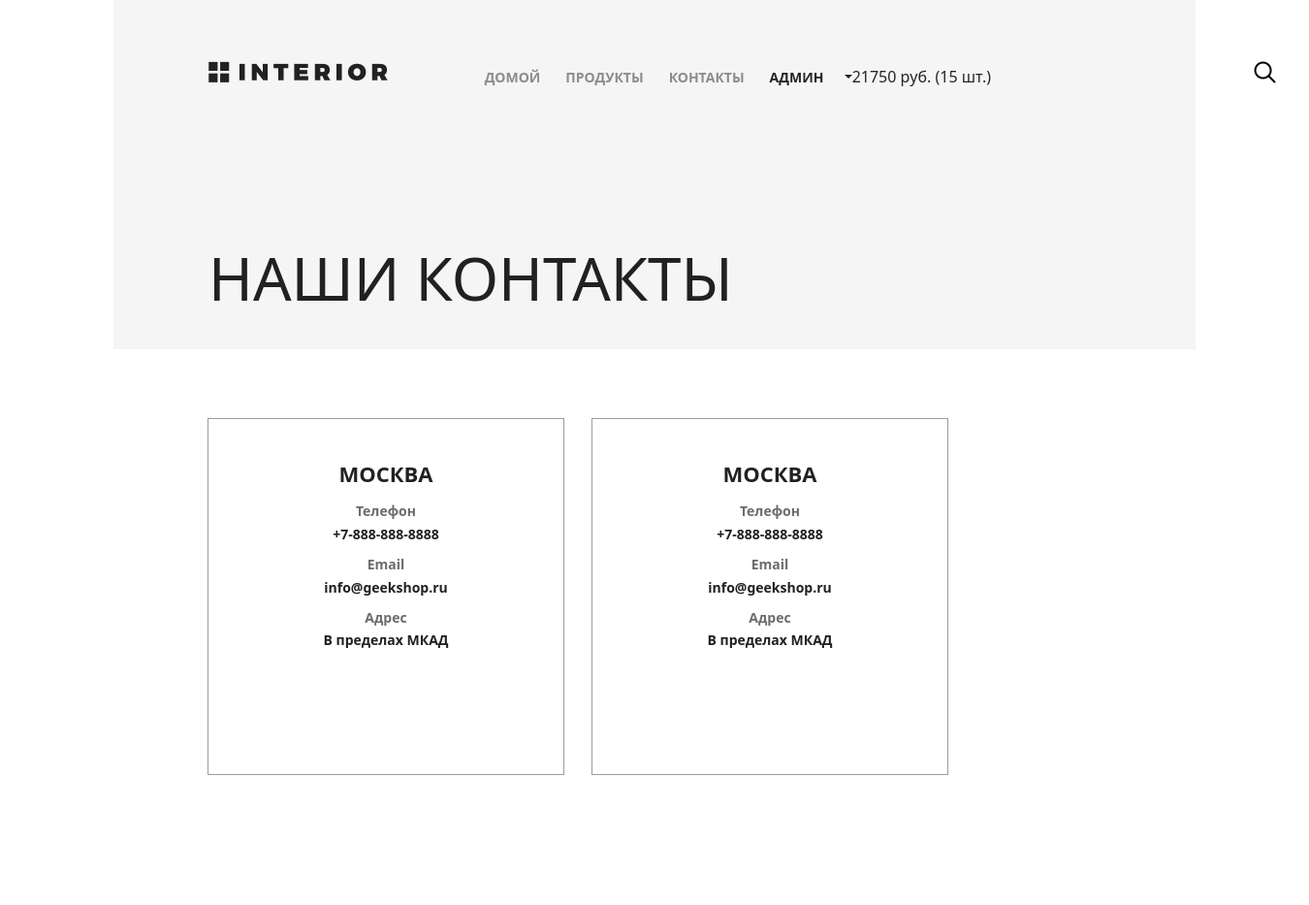
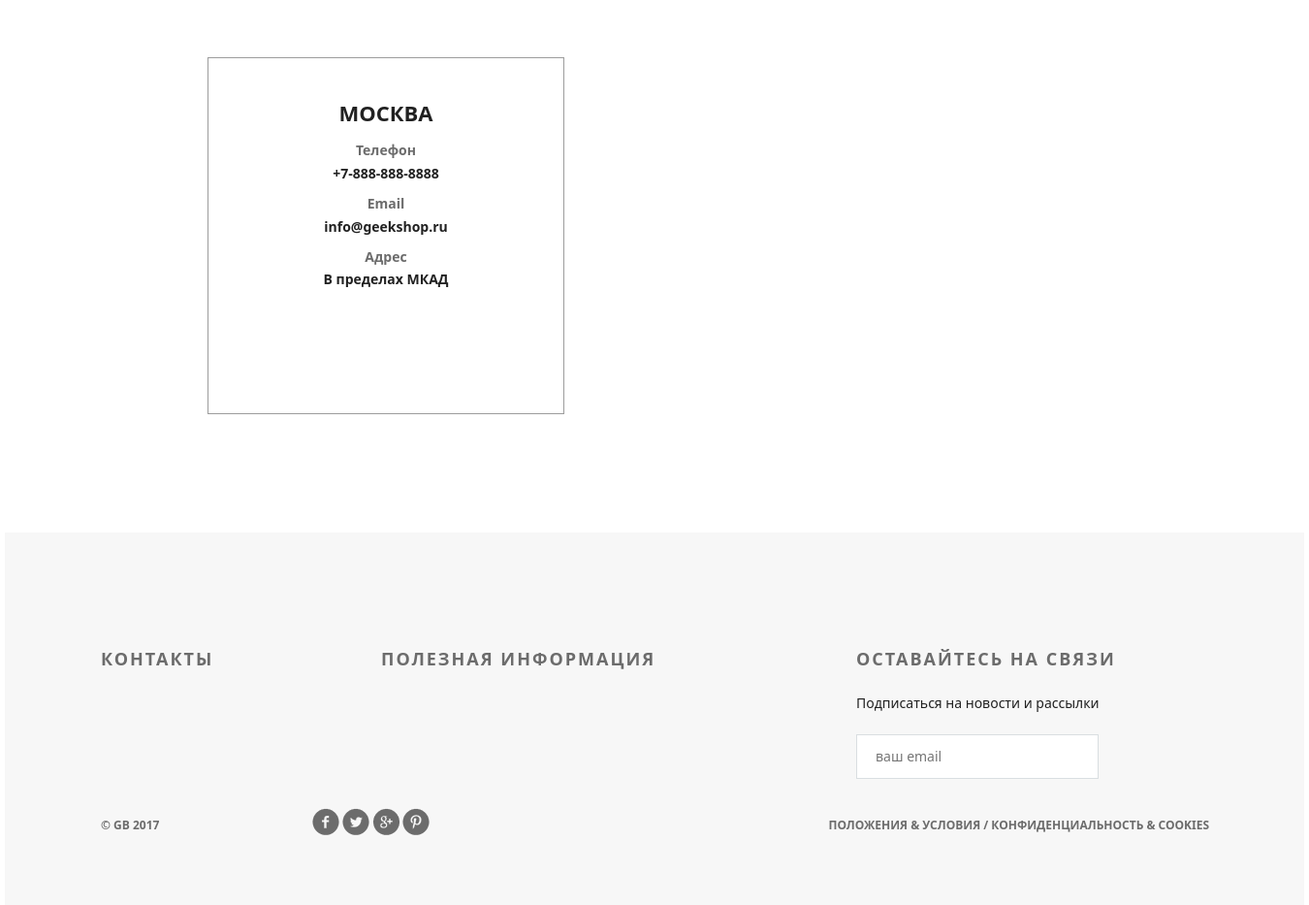
The app's page /contacts/ (signed in) with its own data (2 pictures, top to bottom).
### authapp/models.py (models this page shows)
class ShopUser(AbstractUser):
    avatar = models.ImageField(upload_to='users_avatars', blank=True)
    age = models.PositiveIntegerField(verbose_name='возраст')

### basketapp/models.py (models this page shows, shortened)
class Basket(models.Model):
    user = models.ForeignKey(
        settings.AUTH_USER_MODEL,
        on_delete=models.CASCADE,
        related_name='basket',
    )
    product = models.ForeignKey(
        Product,
        on_delete=models.CASCADE
    )
    quantity = models.PositiveIntegerField(verbose_name='количество', default=0)
    add_datetime = models.DateTimeField(verbose_name='время', auto_now_add=True)
    @property
    def product_cost(self):
        return self.product.price * self.quantity
    @property
    def total_quantity(self):
        _items = Basket.objects.filter(user=self.user)
        _totalquantity = sum(list(map(lambda x: x.quantity, _items)))
        return _totalquantity
    @property
    def total_cost(self):
        _items = Basket.objects.filter(user=self.user)
        _totalcost = sum(list(map(lambda x: x.product_cost, _items)))
        return _totalcost

### mainapp/models.py (models this page shows, shortened)
class Product(models.Model):
    category = models.ForeignKey(
        ProductCategory,
        on_delete=models.CASCADE
    )
    name = models.CharField(
        verbose_name='имя продукт',
        max_length=128
    )
    image = models.ImageField(
        upload_to='products_images',
        blank=True
    )
    short_desc = models.CharField(
        verbose_name='краткое описание',
        max_length=60,
        blank=True
    )
    description = models.TextField(
        verbose_name='описание',
        blank=True
    )
    price = models.DecimalField(
        verbose_name='цена',
        max_digits=8,
        decimal_places=2,
        default=0
    )
    quantity = models.PositiveIntegerField(
        verbose_name='количество на складе',
        default=0
    )
    is_active = models.BooleanField(
        verbose_name='активна',
        default=True
    )

### geekshop/views.py (the view)
# urls.py: path('contacts/', contacts, name='contacts'),
def contacts(request):
    basket = []
    if request.user.is_authenticated:
        basket = Basket.objects.filter(user=request.user)
    context = {
        'title': 'контакты',
        'basket': basket,
    }
    return render(request, 'geekshop/contact.html', context)

### geekshop/templates/geekshop/contact.html (shortened to what this page needs)
{% extends 'geekshop/base.html' %}
{% load static %}
{% block content %}
		<div class="hero">
            {% include 'geekshop/includes/header.html' %}
			<h1>наши контакты</h1>
		</div>
		<div class="location">
			<div class="location-1">
				<h4>Москва</h4>
				<div class="contacts">
					<h5>Телефон</h5>
					<p>+7-888-888-8888</p>
				</div>
				<div class="contacts">
					<h5>Email</h5>
					<p>info@geekshop.ru</p>
				</div>
				<div class="contacts">
					<h5>Адрес</h5>
					<p>В пределах МКАД</p>
				</div>
			</div>
			<div class="location-1">
				<h4>Москва</h4>
				<div class="contacts">
					<h5>Телефон</h5>
					<p>+7-888-888-8888</p>
				</div>
				<div class="contacts">
					<h5>Email</h5>
					<p>info@geekshop.ru</p>
				</div>
				<div class="contacts">
					<h5>Адрес</h5>
					<p>В пределах МКАД</p>
				</div>
			</div>
			<div class="location-1">
				<h4>Москва</h4>
				<div class="contacts">
					<h5>Телефон</h5>
					<p>+7-888-888-8888</p>
				</div>
				<div class="contacts">
					<h5>Email</h5>
					<p>info@geekshop.ru</p>
				</div>
				<div class="contacts">
					<h5>Адрес</h5>
					<p>В пределах МКАД</p>
				</div>
			</div>
		</div>
{% endblock %}

### geekshop/templates/geekshop/includes/header.html (shortened to what this page needs)
<div class="header clearfix">
    <a href="{% url 'index' %}" class="logo"></a>
    <ul class="menu">
        <li><a href="{% url 'index' %}" class="{% if request == '/' %}active{% endif %}">домой</a></li>
        <li><a href="{% url 'products:index' %}">продукты</a></li>
        <li><a href="{% url 'contacts' %}">контакты</a></li>
        {% if user.is_authenticated %}
            <li class="dropdown-toggle" id="dropdownMenuButton1" data-bs-toggle="dropdown" aria-expanded="false">
                <a>{{ user.first_name|default:'Пользователь' }}</a>
            </li>
            {% if basket %}
                <span>
                    {{ basket.0.total_cost|floatformat:0 }} руб.
                    ({{ basket.0.total_quantity }} шт.)
                </span>
            {% endif %}
        {% endif %}
    </ul>
    <a href="#" class="search"></a>
</div>

### geekshop/static/geekshop/style.css (style rules this page uses)
* { margin: 0; padding: 0; }
body { font-family: 'Montserrat', sans-serif; }
html, body { height: 100%; }
.logo { background-image: url(img/logo.png); margin-top: 63px; width: 185px; height: 22px; float: left; }
.menu { list-style-type: none; margin-top: 67px; float: right; }
.menu li { float: left; }
.menu a { color: #8c8c8c; font-size: 14px; font-weight: 700; text-align: right; text-transform: uppercase; text-decoration: none; padding: 10px 13px; }
.search { display: block; width: 23px; height: 23px; background-image: url(img/search.png); position: absolute; top: 63px; left: 1176px; }
.clearfix:after { content: ""; display: block; clear: both; }
.hero { background-color: #f5f5f5; height: 360px; padding-left: 98px; padding-right: 211px; position: relative; }
.hero h1 { color: #212121; font-size: 62px; font-weight: 100; text-align: left; margin-top: 142px; text-transform: uppercase; }
.location { padding: 0px 97px; }
.location-1 { height: 368px; width: 368px; border: 1px solid #9c9c9c; margin: 71px 28px 122px 0px; float: left; }
.location-1:last-child { margin: 71px 0px 122px 0px; }
.location h4 { margin: 23px auto 23px; text-transform: uppercase; text-align: center; color: #212121; font-size: 22px; font-weight: 700; line-height: 16px; }
.contacts { text-align: center; margin-bottom: 15px; line-height: 14px; color: #212121; font-size: 14px; font-weight: 700; }
.contacts h5 { color: #6c6c6c; font-size: 14px; font-weight: 700; }

### records on screen
ShopUser: first_name "АДМИН"
Basket: user+product+quantity "21750", user+quantity "15"
